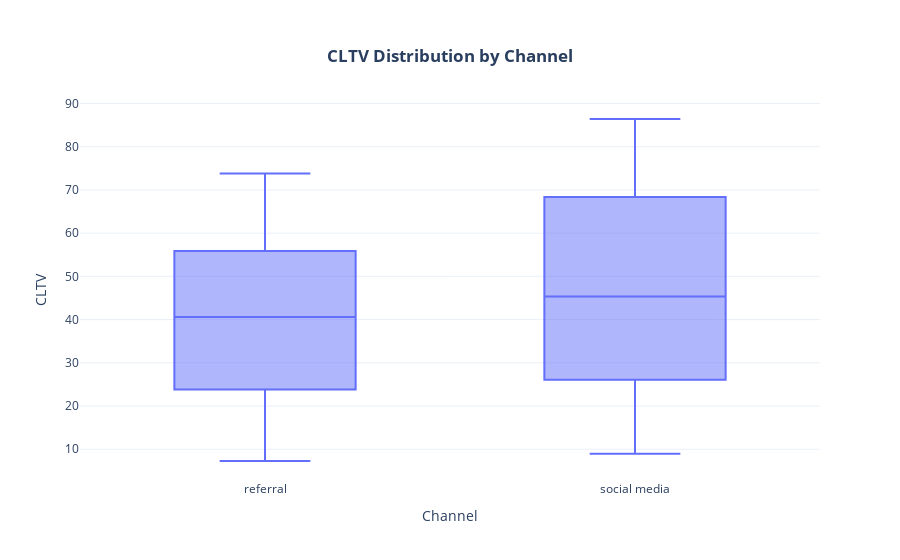

This figure's notebook cell:
### Markdown cell above
So the customer lifetime value from Social Media and the referral channels is the highest.

Now let’s compare the CLTV distributions of the social media and referral channels:

### Code cell
subset = data.loc[data['channel'].isin(['social media', 'referral'])]

fig = px.box(subset, x='channel', y='cltv', title='CLTV Distribution by Channel')

fig.update_xaxes(title='Channel')
fig.update_yaxes(title='CLTV')
fig.update_layout(legend_title='Channel')

fig.update_layout(
    title={
        'text': '<b>CLTV Distribution by Channel</b>',
        'x': 0.5,  # Centered
        'xanchor': 'center',  # Anchor to center
        'yanchor': 'top'  # Anchor to top
    }
)


fig.show()

### Figure 1 — Plotly figure (JSON) as saved in the notebook; plotly's stock layout.template omitted (floating-point values rounded to 4 significant figures; data arrays with more than 128 entries replaced by an {"elided": "..."} marker saying what was removed)
{"data": [{"alignmentgroup": "True", "hovertemplate": "channel=%{x}<br>cltv=%{y}<extra></extra>", "legendgroup": "", "marker": {"color": "#636efa"}, "name": "", "notched": false, "offsetgroup": "", "orientation": "v", "showlegend": false, "type": "box", "x": {"elided": "392 str values"}, "x0": " ", "xaxis": "x", "y": {"elided": "392 float values"}, "y0": " ", "yaxis": "y"}], "layout": {"boxmode": "group", "legend": {"title": {"text": "Channel"}, "tracegroupgap": 0}, "title": {"text": "<b>CLTV Distribution by Channel</b>", "x": 0.5, "xanchor": "center", "yanchor": "top"}, "xaxis": {"anchor": "y", "domain": [0, 1], "title": {"text": "Channel"}}, "yaxis": {"anchor": "x", "domain": [0, 1], "title": {"text": "CLTV"}}}}
